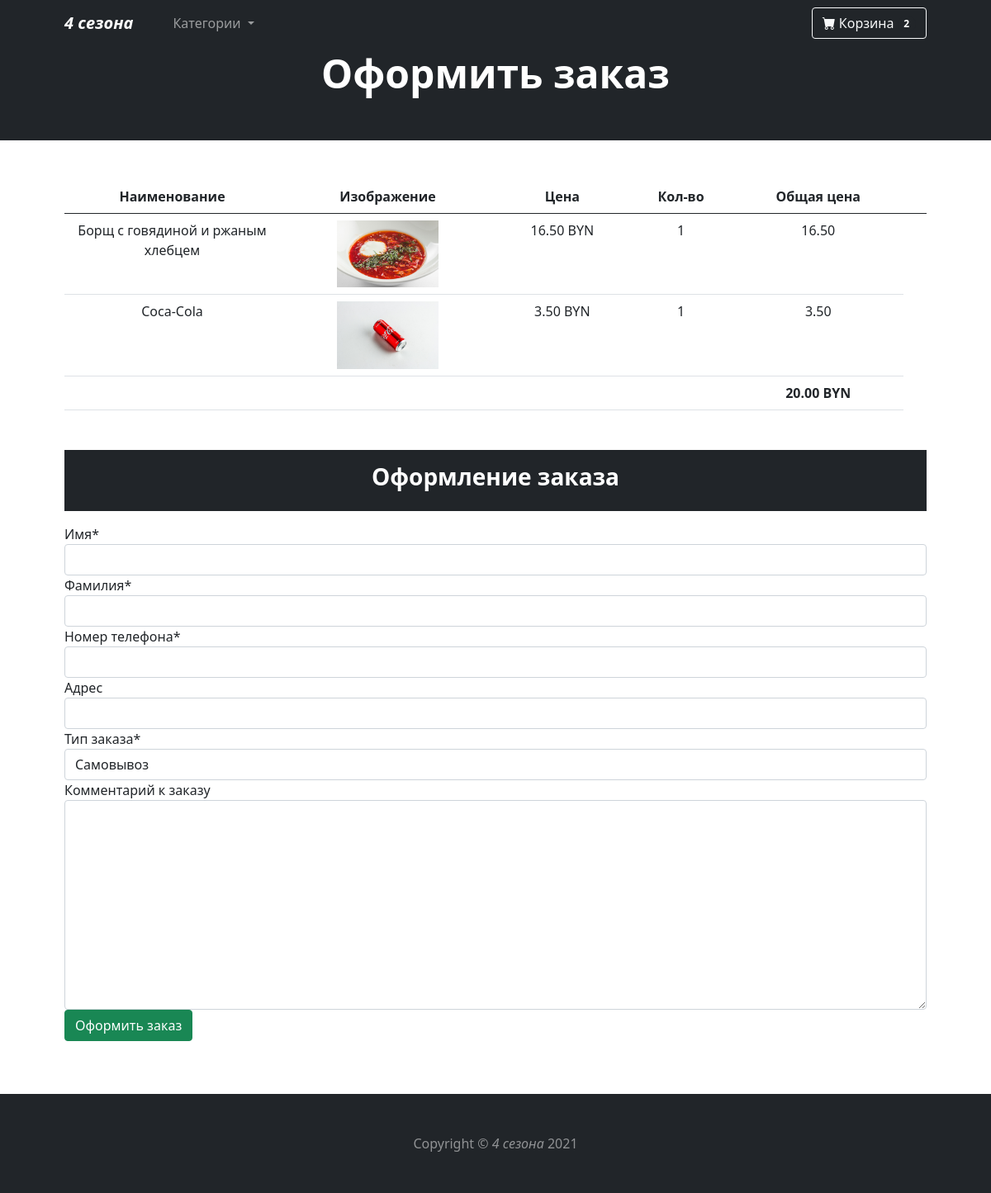
Screenshot of /checkout/ (signed in) with the database file from the repository.
### mainapp/models.py (models this page shows, shortened)
class Cart(models.Model):
    owner = models.ForeignKey("Customer", null=True, verbose_name='Владелец корзины', on_delete=models.CASCADE)
    dishes = models.ManyToManyField(CartDishes, blank=True, related_name='related_cart')
    total_dishes = models.PositiveIntegerField(default=0)
    final_price = models.DecimalField(max_digits=6, decimal_places=2, default=0, verbose_name="ОбщаяЦена")
    in_order = models.BooleanField(default=False)
    for_anon_user = models.BooleanField(default=False)

class CartDishes(models.Model):
    user = models.ForeignKey('Customer', verbose_name='Пользователь', on_delete=models.CASCADE)
    cart = models.ForeignKey('Cart', verbose_name='Корзина', on_delete=models.CASCADE, related_name='related_dishes')
    content_type = models.ForeignKey(ContentType, on_delete=models.CASCADE)
    object_id = models.PositiveIntegerField()
    content_object = GenericForeignKey('content_type', 'object_id')
    qty = models.PositiveIntegerField(default=1)
    final_price = models.DecimalField(max_digits=6, decimal_places=2, verbose_name="ОбщаяЦена")

class Dishes(models.Model):
    class Meta:
        abstract = True
    category = models.ForeignKey(Category, verbose_name='Категория', on_delete=models.CASCADE)
    title = models.CharField(max_length=255, verbose_name='ИмяПродукта')
    slug = models.SlugField(unique=True)
    image = models.ImageField(verbose_name='Изображение')
    description = models.TextField(verbose_name='Описаниие', null=True)
    price = models.DecimalField(max_digits=6, decimal_places=2, verbose_name="Цена")

class Soups(Dishes):
    ingridients = models.CharField(max_length=255, verbose_name='Состав блюда')
    weight = models.CharField(max_length=5, verbose_name='МассаБлюда')
    calorie_content = models.CharField(max_length=255, verbose_name='КалорийностьБлюда')

class Drinks(Dishes):
    ingridients = models.CharField(max_length=255, verbose_name='Состав блюда')
    weight = models.CharField(max_length=5, verbose_name='МассаНапитка')
    type = models.CharField(max_length=255, verbose_name='ТипНапитка')
    calorie_content = models.CharField(max_length=255, verbose_name='КалорийностьНапитка')

### mainapp/views.py (the view)
# urls.py: path('checkout/', CheckoutView.as_view(), name='checkout'),
class CheckoutView(CartMixin, View):
    def get(self, request, *args, **kwargs):
        categories = Category.objects.get_categories_for_navigation()
        form = OrderForm(request.POST or None)
        context = {
            'cart': self.cart,
            'categories': categories,
            'form': form
        }
        return render(request, 'checkout.html', context)

### mainapp/forms.py
class OrderForm(forms.ModelForm):
    class Meta:
        model = Order
        fields = (
            'first_name', 'last_name', 'phone', 'address', 'buying_type', 'comment'
        )

### mainapp/mixins.py (called while the page is built)
    def dispatch(self, request, *args, **kwargs):
        if request.user.is_authenticated:
            customer = Customer.objects.filter(user=request.user).first()
            if not customer:
                customer = Customer.objects.create(
                    user=request.user
                )
            cart = Cart.objects.filter(owner=customer, in_order=False).first()
            if not cart:
                cart = Cart.objects.create(owner=customer)
        else:
            cart = Cart.objects.filter(for_anon_user=True).first()
            if not cart:
                cart = Cart.objects.create(for_anon_user=True)
        self.cart = cart
        self.cart.save()
        return super().dispatch(request, *args, **kwargs)

### mainapp/models.py (called while the page is built)
def get_models_for_count(*model_names):
    return [models.Count(model_name) for model_name in model_names]

    def get_queryset(self):
        return super().get_queryset()

    def get_categories_for_navigation(self):
        models = get_models_for_count('soups', 'maindishes', 'drinks')
        qs = list(self.get_queryset().annotate(*models))
        data = [
            dict(name=c.name, url=c.get_absolute_url(), count=getattr(c, self.CATEGORY_NAME_COUNT_NAME[c.name]))
            for c in qs
        ]
        return data

    def get_absolute_url(self):
        return reverse('category_detail', kwargs={'slug': self.slug})

### mainapp/templates/checkout.html (shortened to what this page needs)
{% extends 'base.html' %}
{% load crispy_forms_tags %}
{% block content %}
<header class="bg-dark py-1">
    <div class="container px-4 px-lg-5">
        <div class="text-center text-white">
            <h1 class="display-5 fw-bolder mb-5">Оформить заказ</h1>
        </div>
    </div>
</header>
<div class="container px-4 px-lg-5">
<table class="table mt-5 text-center">
  <thead>
    <tr class="">
      <th scope="col">Наименование</th>
      <th scope="col">Изображение</th>
      <th scope="col">Цена</th>
      <th scope="col">Кол-во</th>
      <th scope="col">Общая цена</th>
      <th scope="col"></th>
    </tr>
  </thead>
  <tbody>
    {% for item in cart.dishes.all %}
        <tr>
          <td scope="row" class="w-25">{{ item.content_object.title }}</td>
          <td class="w-25"><img src="{{ item.content_object.image.url}}" class="img-fluid w-50"></td>
          <td>{{ item.content_object.price }} BYN</td>
          <td>{{ item.qty }}</td>
          <td>{{ item.final_price }}</td>
        </tr>
    {% endfor %}
        <tr>
          <td colspan="4"></td>
          <td><strong>{{ cart.final_price }} BYN</strong></td>
        </tr>
  </tbody>
</table>
<div class="bg-dark text-center text-white py-3 mt-5 mb-3">
    <h3 class="display-7 fw-bolder">Оформление заказа</h3>
</div>
        <form action="{% url 'make-order' %}" method="POST">
            {{ form|crispy }}
            <input type="submit" class="btn btn-success btn-block mb-3" value="Оформить заказ">
        </form>
</div>
{% endblock content %}

### mainapp/templates/base.html (shortened to what this page needs)
<!DOCTYPE html>
<html lang="en">
    <head>
        <link href="https://cdn.jsdelivr.net/npm/bootstrap-icons@1.5.0/font/bootstrap-icons.css" rel="stylesheet" />
        <link href="https://cdn.jsdelivr.net/npm/bootstrap@5.0.2/dist/css/bootstrap.min.css" rel="stylesheet">
    </head>
    <body>
        <nav class="navbar navbar-expand-lg navbar-dark bg-dark sticky-top">
            <div class="container px-4 px-lg-5">
                <a class="navbar-brand fw-bold fst-italic" href="{% url 'base' %}">4 сезона</a>
                <div class="collapse navbar-collapse" id="navbarSupportedContent">
                    <ul class="navbar-nav me-auto mb-2 mb-lg-0 ms-lg-4">
                         <li class="nav-item dropdown">
                            <a class="nav-link dropdown-toggle" href="#" id="navbarDropdownMenuLink" role="button" data-bs-toggle="dropdown" aria-expanded="false">
                                Категории
                            </a>
                        </li>
                    </ul>
                    <form class="d-flex">
                        <a class="btn btn-outline-light" href="{% url 'cart' %}" type="submit">
                            <i class="bi-cart-fill me-1"></i>Корзина<span class="badge bg-dark text-white ms-1 rounded-pill">{{ cart.dishes.count }}</span>
                        </a>
                    </form>
                </div>
            </div>
        </nav>
        {% block content %}{% endblock content %}
        <footer class="mt-5 py-5 bg-dark">
            <div class="container"><p class="m-0 text-center text-white-50">Copyright &copy; <span class="fst-italic">4 сезона</span> 2021</p></div>
        </footer>
    </body>
</html>

### rows the page displays
Cart: dishes.count "2", final_price "20.00"
CartDishes: content_object "Борщ с говядиной и ржаным хлебцем", content_object.image (picture), content_object.price "16.50", qty "1", final_price "16.50"
CartDishes: content_object "Coca-Cola", content_object.image (picture), content_object.price "3.50", qty "1", final_price "3.50"
